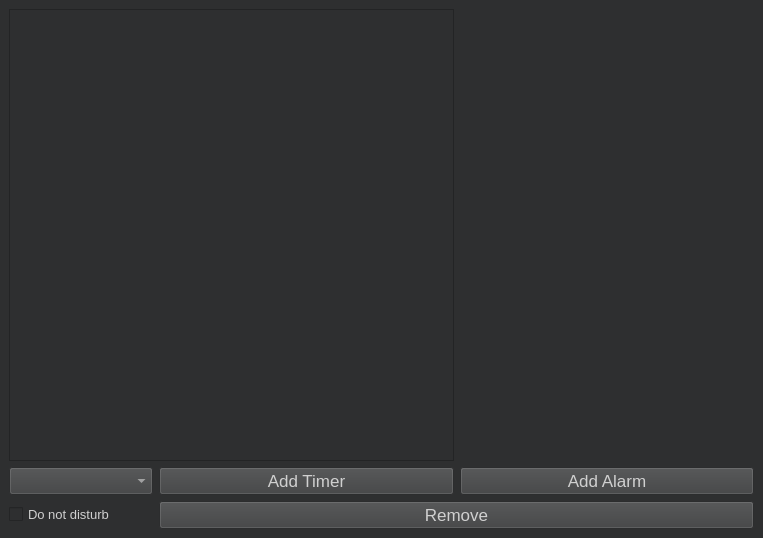
<?xml version="1.0" encoding="UTF-8"?>
<ui version="4.0">
 <class>MainWindow</class>
 <widget class="QMainWindow" name="MainWindow">
  <property name="geometry">
   <rect>
    <x>0</x>
    <y>0</y>
    <width>763</width>
    <height>538</height>
   </rect>
  </property>
  <property name="windowTitle">
   <string>MainWindow</string>
  </property>
  <property name="autoFillBackground">
   <bool>false</bool>
  </property>
  <property name="styleSheet">
   <string notr="true">background: rgb(46, 47, 48);
color: #d0d0d0;</string>
  </property>
  <widget class="QWidget" name="centralwidget">
   <property name="sizePolicy">
    <sizepolicy hsizetype="Preferred" vsizetype="Preferred">
     <horstretch>0</horstretch>
     <verstretch>0</verstretch>
    </sizepolicy>
   </property>
   <layout class="QGridLayout" name="gridLayout">
    <item row="0" column="0" rowspan="2" colspan="3">
     <widget class="QListWidget" name="listWidget">
      <property name="sizePolicy">
       <sizepolicy hsizetype="Preferred" vsizetype="MinimumExpanding">
        <horstretch>0</horstretch>
        <verstretch>0</verstretch>
       </sizepolicy>
      </property>
      <property name="minimumSize">
       <size>
        <width>400</width>
        <height>400</height>
       </size>
      </property>
      <property name="maximumSize">
       <size>
        <width>2000</width>
        <height>600</height>
       </size>
      </property>
      <property name="font">
       <font>
        <pointsize>14</pointsize>
       </font>
      </property>
      <property name="styleSheet">
       <string notr="true">color: #d0d0d0;</string>
      </property>
      <property name="editTriggers">
       <set>QAbstractItemView::NoEditTriggers</set>
      </property>
      <property name="defaultDropAction">
       <enum>Qt::IgnoreAction</enum>
      </property>
      <property name="selectionBehavior">
       <enum>QAbstractItemView::SelectRows</enum>
      </property>
      <property name="resizeMode">
       <enum>QListView::Adjust</enum>
      </property>
     </widget>
    </item>
    <item row="3" column="1" rowspan="2" colspan="2">
     <widget class="QPushButton" name="add_timer_button">
      <property name="sizePolicy">
       <sizepolicy hsizetype="Preferred" vsizetype="Preferred">
        <horstretch>0</horstretch>
        <verstretch>0</verstretch>
       </sizepolicy>
      </property>
      <property name="font">
       <font>
        <pointsize>13</pointsize>
       </font>
      </property>
      <property name="autoFillBackground">
       <bool>false</bool>
      </property>
      <property name="styleSheet">
       <string notr="true">background: #3E3F40;
color: #d0d0d0;</string>
      </property>
      <property name="text">
       <string>Add Timer</string>
      </property>
      <property name="iconSize">
       <size>
        <width>32</width>
        <height>32</height>
       </size>
      </property>
     </widget>
    </item>
    <item row="1" column="3" colspan="2">
     <widget class="QLabel" name="label">
      <property name="sizePolicy">
       <sizepolicy hsizetype="Preferred" vsizetype="MinimumExpanding">
        <horstretch>0</horstretch>
        <verstretch>0</verstretch>
       </sizepolicy>
      </property>
      <property name="minimumSize">
       <size>
        <width>200</width>
        <height>360</height>
       </size>
      </property>
      <property name="maximumSize">
       <size>
        <width>2000</width>
        <height>2000</height>
       </size>
      </property>
      <property name="font">
       <font>
        <pointsize>16</pointsize>
       </font>
      </property>
      <property name="focusPolicy">
       <enum>Qt::NoFocus</enum>
      </property>
      <property name="styleSheet">
       <string notr="true">color: #ffa500;</string>
      </property>
      <property name="text">
       <string/>
      </property>
      <property name="textFormat">
       <enum>Qt::RichText</enum>
      </property>
      <property name="alignment">
       <set>Qt::AlignLeading|Qt::AlignLeft|Qt::AlignTop</set>
      </property>
      <property name="wordWrap">
       <bool>true</bool>
      </property>
      <property name="textInteractionFlags">
       <set>Qt::NoTextInteraction</set>
      </property>
     </widget>
    </item>
    <item row="0" column="3" colspan="2">
     <widget class="QLabel" name="timer_label">
      <property name="sizePolicy">
       <sizepolicy hsizetype="Preferred" vsizetype="Fixed">
        <horstretch>0</horstretch>
        <verstretch>0</verstretch>
       </sizepolicy>
      </property>
      <property name="minimumSize">
       <size>
        <width>200</width>
        <height>50</height>
       </size>
      </property>
      <property name="font">
       <font>
        <family>Consolas</family>
        <pointsize>25</pointsize>
        <weight>50</weight>
        <bold>false</bold>
        <stylestrategy>PreferDefault</stylestrategy>
        <kerning>false</kerning>
       </font>
      </property>
      <property name="styleSheet">
       <string notr="true">color: #d0d0d0;</string>
      </property>
      <property name="text">
       <string/>
      </property>
      <property name="textFormat">
       <enum>Qt::RichText</enum>
      </property>
      <property name="alignment">
       <set>Qt::AlignBottom|Qt::AlignHCenter</set>
      </property>
     </widget>
    </item>
    <item row="5" column="1" colspan="4">
     <widget class="QPushButton" name="pushButton">
      <property name="font">
       <font>
        <pointsize>13</pointsize>
       </font>
      </property>
      <property name="styleSheet">
       <string notr="true">background: #3E3F40;
color: #d0d0d0;</string>
      </property>
      <property name="text">
       <string>Remove</string>
      </property>
     </widget>
    </item>
    <item row="3" column="3" rowspan="2" colspan="2">
     <widget class="QPushButton" name="add_alarm_button">
      <property name="sizePolicy">
       <sizepolicy hsizetype="Preferred" vsizetype="Preferred">
        <horstretch>0</horstretch>
        <verstretch>0</verstretch>
       </sizepolicy>
      </property>
      <property name="font">
       <font>
        <pointsize>13</pointsize>
       </font>
      </property>
      <property name="styleSheet">
       <string notr="true">background: #3E3F40;
color: #d0d0d0;</string>
      </property>
      <property name="text">
       <string>Add Alarm</string>
      </property>
      <property name="iconSize">
       <size>
        <width>32</width>
        <height>32</height>
       </size>
      </property>
     </widget>
    </item>
    <item row="5" column="0">
     <widget class="QCheckBox" name="checkBox">
      <property name="font">
       <font>
        <pointsize>10</pointsize>
       </font>
      </property>
      <property name="styleSheet">
       <string notr="true">color: #d0d0d0;</string>
      </property>
      <property name="text">
       <string>Do not disturb</string>
      </property>
     </widget>
    </item>
    <item row="3" column="0" rowspan="2">
     <widget class="QComboBox" name="comboBox">
      <property name="font">
       <font>
        <pointsize>13</pointsize>
       </font>
      </property>
      <property name="styleSheet">
       <string notr="true">background: #3E3F40;
color: #d0d0d0;</string>
      </property>
     </widget>
    </item>
   </layout>
  </widget>
 </widget>
 <resources/>
 <connections/>
</ui>
